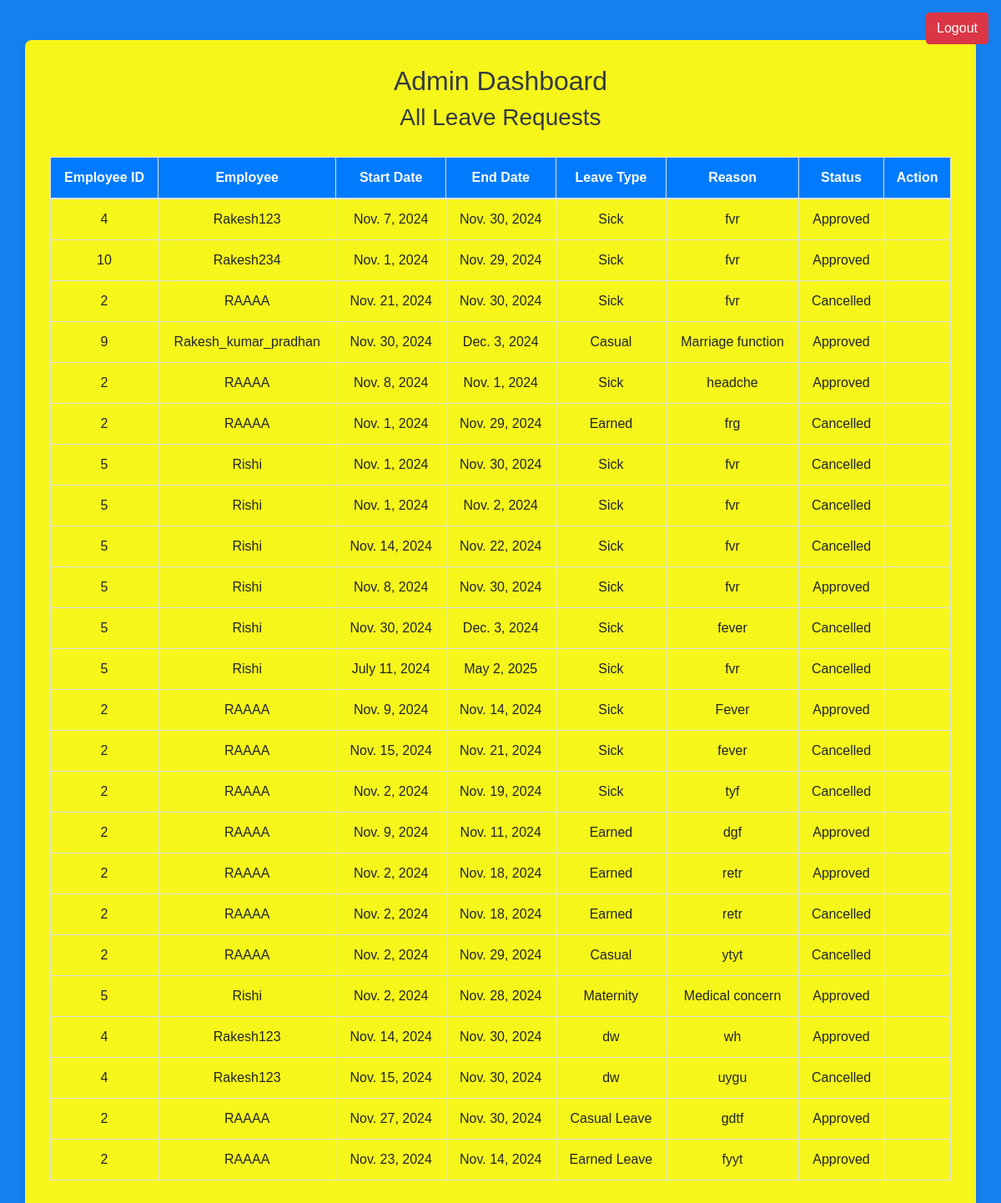
The app's page /admin-dashboard/ (signed in) with its own data.
### main/models.py (models this page shows, shortened)
class Leave(models.Model):
    LEAVE_TYPES = [
        ('Sick', 'Sick Leave'),
        ('Casual', 'Casual Leave'),
        ('Earned', 'Earned Leave'),
        ('Maternity', 'Maternity Leave'),
        ('Paternity', 'Paternity Leave'),
        ('Vacation', 'Vacation Leave'),
    ]
    employee = models.ForeignKey(User, on_delete=models.CASCADE)  # Relation with User
    employee_unique_id = models.CharField(max_length=20)  # Renamed employee ID field
    start_date = models.DateField()
    end_date = models.DateField()
    leave_type = models.CharField(max_length=20, choices=LEAVE_TYPES)  # Added choices for leave types
    reason = models.TextField()
    status = models.CharField(max_length=20, default="Pending")
    applied_on = models.DateTimeField(auto_now_add=True)  # Timestamp when the leave is applied

### main/views.py (the view, shortened to what this page needs)
# urls.py: path('admin-dashboard/', views.admin_dashboard, name='admin_dashboard'),
@login_required
def admin_dashboard(request):
    leave_requests = Leave.objects.all().order_by('-applied_on')
    context = {'leave_requests': leave_requests}
    return render(request, 'admin_dashboard.html', context)

### main/templates/admin_dashboard.html (shortened to what this page needs)
<!DOCTYPE html>
<html lang="en">
<head>
    <link rel="stylesheet" href="https://stackpath.bootstrapcdn.com/bootstrap/4.5.2/css/bootstrap.min.css">
</head>
<body>
    <a href="{% url 'home' %}" class="btn btn-danger logout-btn">Logout</a>
    <div class="container mt-5">
        <h2>Admin Dashboard</h2>
        <h3>All Leave Requests</h3>
        <table class="table table-bordered">
            <thead>
                <tr>
                    <th>Employee ID</th>
                    <th>Employee</th>
                    <th>Start Date</th>
                    <th>End Date</th>
                    <th>Leave Type</th>
                    <th>Reason</th>
                    <th>Status</th>
                    <th>Action</th>
                </tr>
            </thead>
            <tbody>
                {% for leave in leave_requests %}
                    <tr>
                        <td>{{ leave.employee_id }}</td>
                        <td>{{ leave.employee.username }}</td>
                        <td>{{ leave.start_date }}</td>
                        <td>{{ leave.end_date }}</td>
                        <td>{{ leave.leave_type }}</td>
                        <td>{{ leave.reason }}</td>
                        <td>{{ leave.status }}</td>
                        <td>
                        </td>
                    </tr>
                {% empty %}
                    <tr>
                        <td colspan="8" class="text-center">No leave requests found.</td>
                    </tr>
                {% endfor %}
            </tbody>
        </table>
    </div>
</body>
</html>

### main/templates/admin_dashboard.html (style rules this page uses)
body { background-color: #1380ee; font-family: Arial, sans-serif; }
.container { background-color: #f6f61b; padding: 30px; border-radius: 8px; box-shadow: 0 4px 8px rgba(0, 0, 0, 0.1); margin-top: 40px; }
h2, h3 { text-align: center; color: #343a40; }
.logout-btn { position: fixed; top: 15px; right: 15px; z-index: 1000; }
.table { margin-top: 30px; }
.table thead th { background-color: #007bff; color: white; text-align: center; }
.table tbody td { text-align: center; }
.table-bordered td, .table-bordered th { border: 1px solid #dee2e6; }

### records on screen
Leave: employee_id "4", employee.username "Rakesh123", start_date "Nov. 7, 2024", end_date "Nov. 30, 2024", leave_type "Sick", reason "fvr", status "Approved"
Leave: employee_id "10", employee.username "Rakesh234", start_date "Nov. 1, 2024", end_date "Nov. 29, 2024", leave_type "Sick", reason "fvr", status "Approved"
Leave: employee_id "2", employee.username "RAAAA", start_date "Nov. 21, 2024", end_date "Nov. 30, 2024", leave_type "Sick", reason "fvr", status "Cancelled"
Leave: employee_id "9", employee.username "Rakesh_kumar_pradhan", start_date "Nov. 30, 2024", end_date "Dec. 3, 2024", leave_type "Casual", reason "Marriage function", status "Approved"
Leave: employee_id "2", employee.username "RAAAA", start_date "Nov. 8, 2024", end_date "Nov. 1, 2024", leave_type "Sick", reason "headche", status "Approved"
Leave: employee_id "2", employee.username "RAAAA", start_date "Nov. 1, 2024", end_date "Nov. 29, 2024", leave_type "Earned", reason "frg", status "Cancelled"
Leave: employee_id "5", employee.username "Rishi", start_date "Nov. 1, 2024", end_date "Nov. 30, 2024", leave_type "Sick", reason "fvr", status "Cancelled"
Leave: employee_id "5", employee.username "Rishi", start_date "Nov. 1, 2024", end_date "Nov. 2, 2024", leave_type "Sick", reason "fvr", status "Cancelled"
Leave: employee_id "5", employee.username "Rishi", start_date "Nov. 14, 2024", end_date "Nov. 22, 2024", leave_type "Sick", reason "fvr", status "Cancelled"
Leave: employee_id "5", employee.username "Rishi", start_date "Nov. 8, 2024", end_date "Nov. 30, 2024", leave_type "Sick", reason "fvr", status "Approved"
Leave: employee_id "5", employee.username "Rishi", start_date "Nov. 30, 2024", end_date "Dec. 3, 2024", leave_type "Sick", reason "fever", status "Cancelled"
Leave: employee_id "5", employee.username "Rishi", start_date "July 11, 2024", end_date "May 2, 2025", leave_type "Sick", reason "fvr", status "Cancelled"
Leave: employee_id "2", employee.username "RAAAA", start_date "Nov. 9, 2024", end_date "Nov. 14, 2024", leave_type "Sick", reason "Fever", status "Approved"
Leave: employee_id "2", employee.username "RAAAA", start_date "Nov. 15, 2024", end_date "Nov. 21, 2024", leave_type "Sick", reason "fever", status "Cancelled"
Leave: employee_id "2", employee.username "RAAAA", start_date "Nov. 2, 2024", end_date "Nov. 19, 2024", leave_type "Sick", reason "tyf", status "Cancelled"
Leave: employee_id "2", employee.username "RAAAA", start_date "Nov. 9, 2024", end_date "Nov. 11, 2024", leave_type "Earned", reason "dgf", status "Approved"
Leave: employee_id "2", employee.username "RAAAA", start_date "Nov. 2, 2024", end_date "Nov. 18, 2024", leave_type "Earned", reason "retr", status "Approved"
Leave: employee_id "2", employee.username "RAAAA", start_date "Nov. 2, 2024", end_date "Nov. 18, 2024", leave_type "Earned", reason "retr", status "Cancelled"
Leave: employee_id "2", employee.username "RAAAA", start_date "Nov. 2, 2024", end_date "Nov. 29, 2024", leave_type "Casual", reason "ytyt", status "Cancelled"
Leave: employee_id "5", employee.username "Rishi", start_date "Nov. 2, 2024", end_date "Nov. 28, 2024", leave_type "Maternity", reason "Medical concern", status "Approved"
Leave: employee_id "4", employee.username "Rakesh123", start_date "Nov. 14, 2024", end_date "Nov. 30, 2024", leave_type "dw", reason "wh", status "Approved"
Leave: employee_id "4", employee.username "Rakesh123", start_date "Nov. 15, 2024", end_date "Nov. 30, 2024", leave_type "dw", reason "uygu", status "Cancelled"
Leave: employee_id "2", employee.username "RAAAA", start_date "Nov. 27, 2024", end_date "Nov. 30, 2024", leave_type "Casual Leave", reason "gdtf", status "Approved"
Leave: employee_id "2", employee.username "RAAAA", start_date "Nov. 23, 2024", end_date "Nov. 14, 2024", leave_type "Earned Leave", reason "fyyt", status "Approved"
